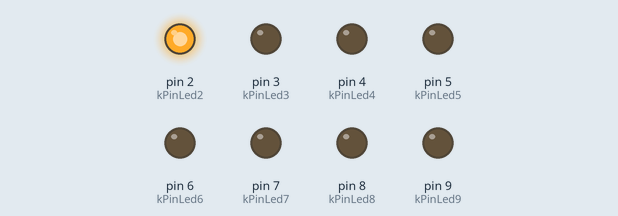
Recording of a sketch running on a simulated Arduino Uno, built with avr-gcc and run on an emulated ATmega328P. On the bench: output pins drawn as LEDs (lit = HIGH).

Above: at 0.2 s.
At 1.2 s:
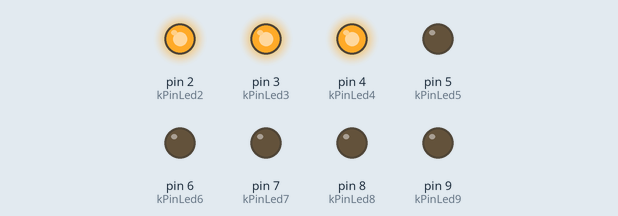
At 2.2 s:
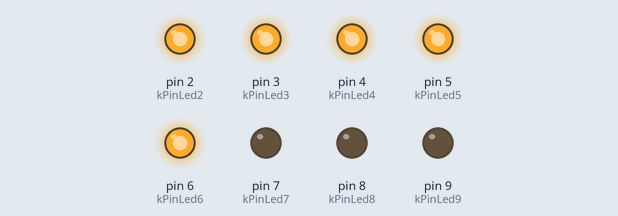
At 4.7 s:
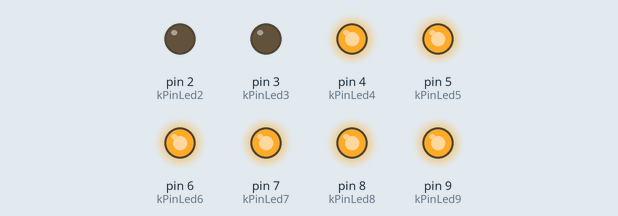
At 7.2 s:
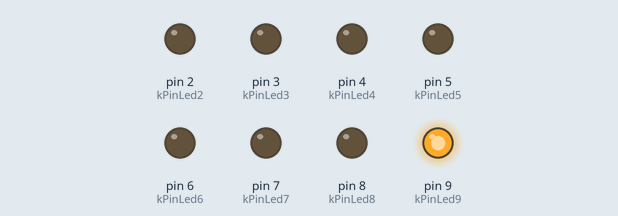
At 9.7 s:
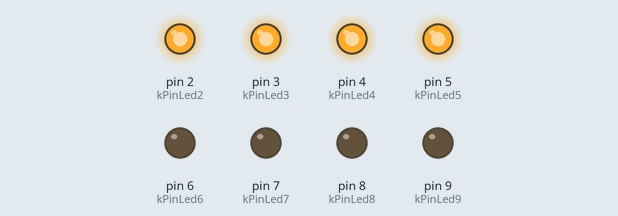
Timing chart, 0 to 10.4 s (numbered marks = the images above):
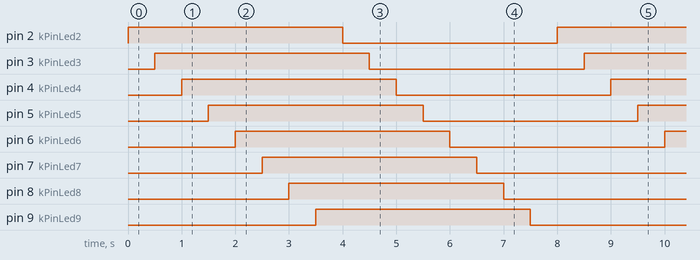

The sketch:

sketch_sep14a.ino
```cpp
const int kPinLed2 = 2;
const int kPinLed3 = 3;
const int kPinLed4 = 4;
const int kPinLed5 = 5;
const int kPinLed6 = 6;
const int kPinLed7 = 7;
const int kPinLed8 = 8;
const int kPinLed9 = 9;

void setup()
{
   pinMode(kPinLed2, OUTPUT);
   pinMode(kPinLed3, OUTPUT);
   pinMode(kPinLed4, OUTPUT);
   pinMode(kPinLed5, OUTPUT);
   pinMode(kPinLed6, OUTPUT);
   pinMode(kPinLed7, OUTPUT);
   pinMode(kPinLed8, OUTPUT);
   pinMode(kPinLed9, OUTPUT);

}

void loop()
{
   digitalWrite(kPinLed2, HIGH);
   delay(500);
   digitalWrite(kPinLed3, HIGH);
   delay(500);
   digitalWrite(kPinLed4, HIGH);
   delay(500);
   digitalWrite(kPinLed5, HIGH);
   delay(500);
   digitalWrite(kPinLed6, HIGH);
   delay(500);
   digitalWrite(kPinLed7, HIGH);
   delay(500);
   digitalWrite(kPinLed8, HIGH);
   delay(500);
   digitalWrite(kPinLed9, HIGH);
   delay(500);

   digitalWrite(kPinLed2, LOW);
   delay(500);
   digitalWrite(kPinLed3, LOW);
   delay(500);
   digitalWrite(kPinLed4, LOW);
   delay(500);
   digitalWrite(kPinLed5, LOW);
   delay(500);
   digitalWrite(kPinLed6, LOW);
   delay(500);
   digitalWrite(kPinLed7, LOW);
   delay(500);
   digitalWrite(kPinLed8, LOW);
   delay(500);
   digitalWrite(kPinLed9, LOW);
   delay(500);

}
```

Measured:
- by itself, pin 2 (kPinLed2), pin 3 (kPinLed3), pin 4 (kPinLed4), pin 5 (kPinLed5), pin 6 (kPinLed6), pin 7 (kPinLed7), pin 8 (kPinLed8), pin 9 (kPinLed9): alternates HIGH for 4.0 s and LOW for 4.0 s
- by itself, everything shown: repeats every 8.0 s, in 16 steps
